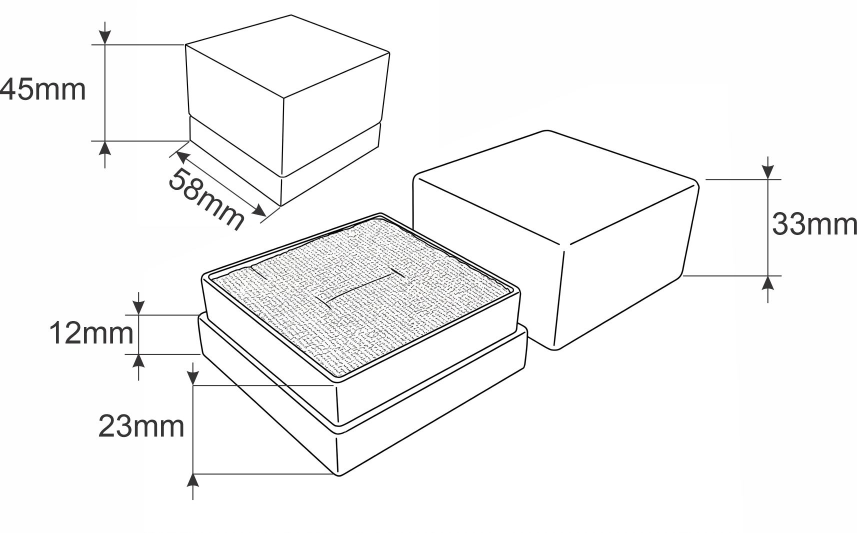
#> input picture R3 Ring Box technical drawing.jpg, 1714 x 1065 px (shown at 1/2 size); the run also reads 1 picture not shown here
$ python generate_catalog.py
#> lines starting #> are read from the running program, lines starting #| are printed output that depends on the picture
"""
generate_catalog.py
Builds pricelist-catalog.html and compiles Blosbox-Jewellery-Pricelist.pdf using Headless Chrome/Edge.
Strictly 4 A4 pages (divisible by 4), ordered from smallest to largest box.

Specifications:
- Catalog Name: "Jewellery & Watch Box Pricelist"
- Header on EVERY page corresponds to website header style (#302C27 dark band, gold accents, white text, Blosbox logo)
- Displays "Jewellery & Watch Box Pricelist" in the header of every page
- Category 1 (Textured & Pearl): Dark Brown (#2D2825) 2-row swatch showcase
- Category 2 (Luxe Finishes): Kraft (#9E826B) 1-row swatch showcase
- Product cards pricing boxes match category background colors with negative white text
"""

import os
import io
import base64
import math
import subprocess
from PIL import Image

WORKSPACE_DIR = os.path.dirname(os.path.abspath(__file__))

def get_b64(rel_path, max_dim=600, quality=90):
    abs_path = os.path.join(WORKSPACE_DIR, rel_path)
    if not os.path.exists(abs_path):
        print(f"Warning: File not found: {abs_path}")
        return ""
    try:
        img = Image.open(abs_path)
        img.thumbnail((max_dim, max_dim), Image.Resampling.LANCZOS)
        buf = io.BytesIO()
        if img.mode in ('RGBA', 'LA') or (img.mode == 'P' and 'transparency' in img.info):
            img.save(buf, format='PNG', optimize=True)
            mime = 'image/png'
        else:
            if img.mode != 'RGB':
                img = img.convert('RGB')
            img.save(buf, format='JPEG', quality=quality, optimize=True)
            mime = 'image/jpeg'
        return f'data:{mime};base64,' + base64.b64encode(buf.getvalue()).decode()
    except Exception as e:
        print(f"Error encoding {abs_path}: {e}")
        return ""

def generate_box_svg(width, length, height, box_id):
    W = float(width)
    L = float(length)
    H = float(height)

    cos30 = 0.86602540378
    sin30 = 0.5

    projW = (W + L) * cos30
    projH = (W + L) * sin30 + H

    # Scaling so the 3D wireframe box fits with ample clearance for outside dimensions
    scale = min(220.0 / projW, 120.0 / projH)

    sW = W * scale
    sL = L * scale
    sH = H * scale

    p2x = 160.0
    p2y = 75.0

    p3x = p2x - sW * cos30
    p3y = p2y - sW * sin30

    p1x = p2x + sL * cos30
    p1y = p2y - sL * sin30

    p0x = p3x + sL * cos30
    p0y = p3y - sL * sin30

    b3x = p3x
    b3y = p3y + sH

    b2x = p2x
    b2y = p2y + sH

    b1x = p1x
    b1y = p1y + sH

    lidRatio = 0.35
    if box_id == 'r3':
        lidRatio = 33.0 / 45.0
    elif box_id == 'rlux':
        lidRatio = 60.0 / 78.0
    elif box_id == 'watch-box':
        lidRatio = 85.0 / 110.0

    lidH = max(sH * lidRatio, 5.0)
    l3x, l3y = p3x, p3y + lidH
    l2x, l2y = p2x, p2y + lidH
    l1x, l1y = p1x, p1y + lidH

    # Dimensions lines
    distLeft = 26.0
    nLx = -sin30
    nLy = cos30
    dimLx1 = b3x + nLx * distLeft
    dimLy1 = b3y + nLy * distLeft
    dimLx2 = b2x + nLx * distLeft
    dimLy2 = b2y + nLy * distLeft
    textLx = (dimLx1 + dimLx2) / 2.0 + nLx * 15.0
    textLy = (dimLy1 + dimLy2) / 2.0 + nLy * 15.0 + 4.0

    distRight = 26.0
    nRx = sin30
    nRy = cos30
    dimRx1 = b2x + nRx * distRight
    dimRy1 = b2y + nRy * distRight
    dimRx2 = b1x + nRx * distRight
    dimRy2 = b1y + nRy * distRight
    textRx = (dimRx1 + dimRx2) / 2.0 + nRx * 15.0
    textRy = (dimRy1 + dimRy2) / 2.0 + nRx * 15.0 + 4.0

    distH = 24.0
    dimHx = p1x + distH
    dimHy1 = p1y
    dimHy2 = b1y
    textHx = dimHx + 8.0
    textHy = (dimHy1 + dimHy2) / 2.0 + 4.0

    allX = [
        p0x, p1x, p2x, p3x, b1x, b2x, b3x,
        dimLx1, dimLx2, dimRx1, dimRx2, dimHx,
        textLx - 22.0, textLx + 22.0,
        textRx - 22.0, textRx + 22.0,
        textHx, textHx + 38.0
    ]
    allY = [
        p0y, p1y, p2y, p3y, b1y, b2y, b3y,
        dimLy1, dimLy2, dimRy1, dimRy2, dimHy1, dimHy2,
        textLy - 11.0, textLy + 5.0,
        textRy - 11.0, textRy + 5.0,
        textHy - 11.0, textHy + 5.0
    ]

    pad = 10.0
    minX = math.floor(min(allX) - pad)
    maxX = math.ceil(max(allX) + pad)
    minY = math.floor(min(allY) - pad)
    maxY = math.ceil(max(allY) + pad)
    vbW = maxX - minX
    vbH = maxY - minY

    marker_id_start = f"dim-arr-s-{box_id}"
    marker_id_end = f"dim-arr-e-{box_id}"

    svg = f'''<svg viewBox="{minX} {minY} {vbW} {vbH}" xmlns="http://www.w3.org/2000/svg" class="box-svg">
      <defs>
        <marker id="{marker_id_start}" viewBox="0 0 10 10" refX="2" refY="5" markerWidth="5" markerHeight="5" orient="auto-start-reverse">
          <path d="M 8 1.5 L 2 5 L 8 8.5" fill="none" stroke="#222222" stroke-width="1.3" stroke-linecap="round" stroke-linejoin="round"/>
        </marker>
        <marker id="{marker_id_end}" viewBox="0 0 10 10" refX="8" refY="5" markerWidth="5" markerHeight="5" orient="auto">
          <path d="M 2 1.5 L 8 5 L 2 8.5" fill="none" stroke="#222222" stroke-width="1.3" stroke-linecap="round" stroke-linejoin="round"/>
        </marker>
      </defs>
      <polygon points="{p3x:.1f},{p3y:.1f} {p2x:.1f},{p2y:.1f} {b2x:.1f},{b2y:.1f} {b3x:.1f},{b3y:.1f}" fill="#FFFFFF" stroke="#222222" stroke-width="1.2" stroke-linejoin="round"/>
      <polygon points="{p1x:.1f},{p1y:.1f} {p2x:.1f},{p2y:.1f} {b2x:.1f},{b2y:.1f} {b1x:.1f},{b1y:.1f}" fill="#F6F6F6" stroke="#222222" stroke-width="1.2" stroke-linejoin="round"/>
      <polyline points="{l3x:.1f},{l3y:.1f} {l2x:.1f},{l2y:.1f} {l1x:.1f},{l1y:.1f}" fill="none" stroke="#222222" stroke-width="1.2" stroke-linejoin="round"/>
      <polygon points="{p0x:.1f},{p0y:.1f} {p1x:.1f},{p1y:.1f} {p2x:.1f},{p2y:.1f} {p3x:.1f},{p3y:.1f}" fill="#FFFFFF" stroke="#222222" stroke-width="1.2" stroke-linejoin="round"/>
      <line x1="{dimLx1:.1f}" y1="{dimLy1:.1f}" x2="{dimLx2:.1f}" y2="{dimLy2:.1f}" stroke="#333333" stroke-width="0.9" marker-start="url(#{marker_id_start})" marker-end="url(#{marker_id_end})"/>
      <text x="{textLx:.1f}" y="{textLy:.1f}" font-family="'Outfit', sans-serif" font-size="11" font-weight="600" fill="#111111" text-anchor="middle">{int(W)}mm</text>
      <line x1="{dimRx1:.1f}" y1="{dimRy1:.1f}" x2="{dimRx2:.1f}" y2="{dimRy2:.1f}" stroke="#333333" stroke-width="0.9" marker-start="url(#{marker_id_start})" marker-end="url(#{marker_id_end})"/>
      <text x="{textRx:.1f}" y="{textRy:.1f}" font-family="'Outfit', sans-serif" font-size="11" font-weight="600" fill="#111111" text-anchor="middle">{int(L)}mm</text>
      <line x1="{dimHx:.1f}" y1="{dimHy1:.1f}" x2="{dimHx:.1f}" y2="{dimHy2:.1f}" stroke="#333333" stroke-width="0.9" marker-start="url(#{marker_id_start})" marker-end="url(#{marker_id_end})"/>
      <text x="{textHx:.1f}" y="{textHy:.1f}" font-family="'Outfit', sans-serif" font-size="11" font-weight="600" fill="#111111" text-anchor="start">{int(H)}mm</text>
    </svg>'''
    return svg

def main():
    print("Pre-encoding logo and blueprints...")
    logo_b64 = get_b64("Logo.png", 500)
    r3_box_drawing_b64 = get_b64("R3 Ring Box technical drawing.jpg", 600)
#> call 2 of get_b64, with rel_path = 'R3 Ring Box technical drawing.jpg', max_dim = 600, quality = 90
#> in get_b64, img is the input picture: PIL image 1714x1065 RGB; mean R, G, B 246.3, 246.3, 246.3
#> in get_b64 (call 2), `img.thumbnail((max_dim, max_dim), Image.Resampling.LANCZOS)`:
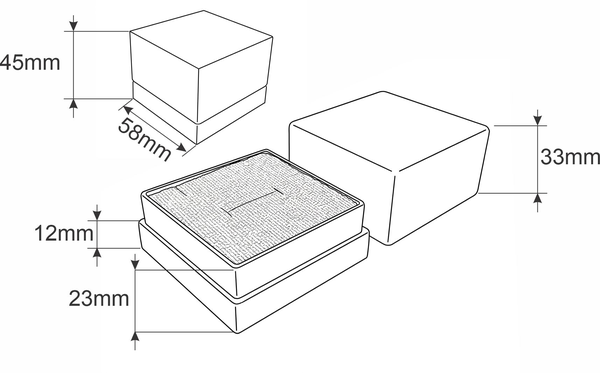
#> img: PIL image 600x373 RGB; mean R, G, B 245.9, 245.9, 245.8
    proposal_box_drawing_b64 = get_b64("Proposal ring box tecnical drawing.jpg", 600)
#> call 3 of get_b64, with rel_path = 'Proposal ring box tecnical drawing.jpg', max_dim = 600, quality = 90
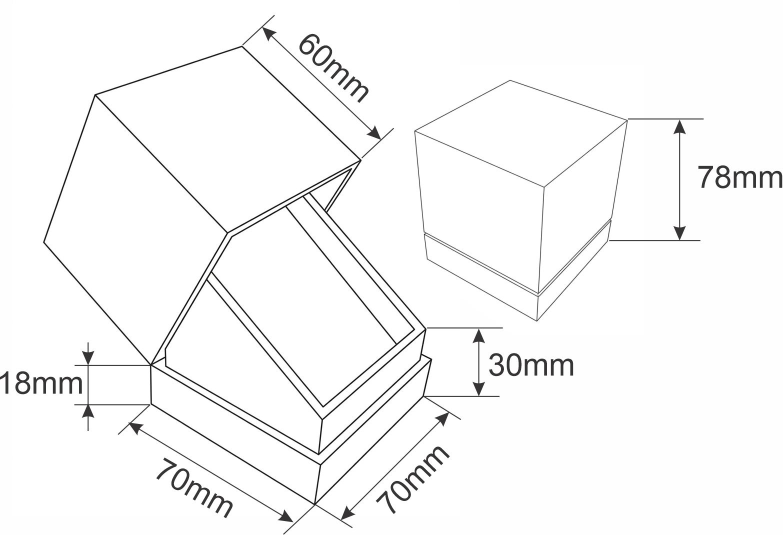
#> input picture Proposal ring box tecnical drawing.jpg, 1565 x 1070 px (shown at 1/2 size)
#> in get_b64, img is the input picture: PIL image 1565x1070 RGB; mean R, G, B 248.2, 248.2, 248.2
#> in get_b64 (call 3), `img.thumbnail((max_dim, max_dim), Image.Resampling.LANCZOS)`:
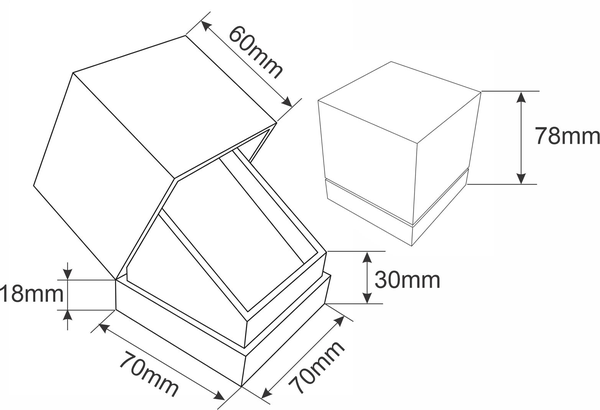
#> img: PIL image 600x410 RGB; mean R, G, B 247.8, 247.8, 247.8
    watch_box_drawing_b64 = get_b64("Watch box tecnical drawing.jpg", 600)
#> call 4 of get_b64, with rel_path = 'Watch box tecnical drawing.jpg', max_dim = 600, quality = 90
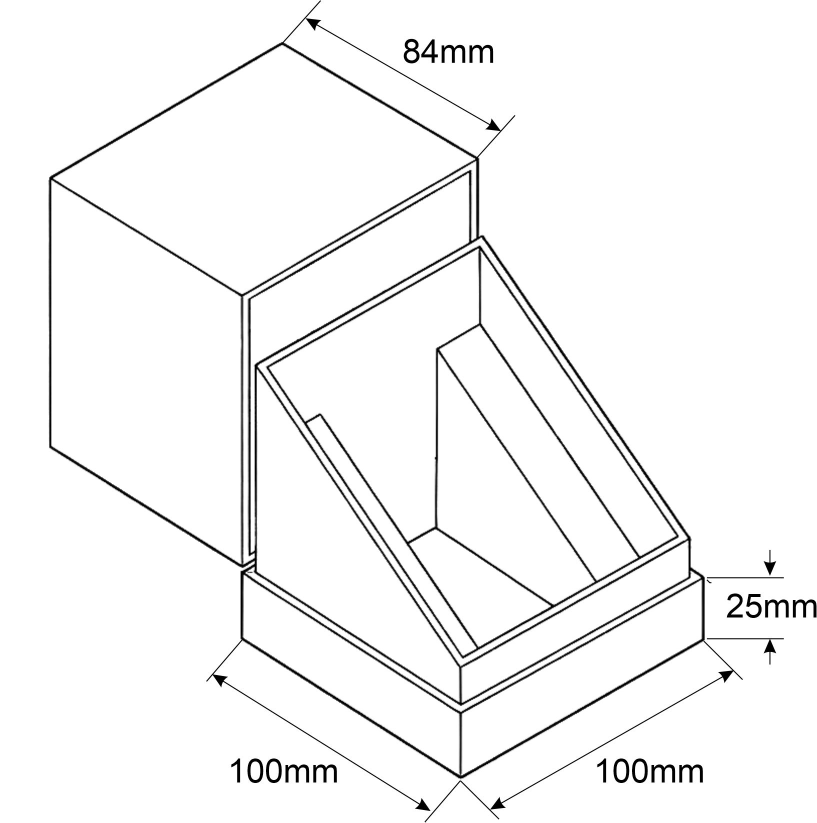
#> input picture Watch box tecnical drawing.jpg, 1634 x 1645 px (shown at 1/2 size)
#> in get_b64, img is the input picture: PIL image 1634x1645 CMYK; min 0, max 255, mean 246.3
#> (the rest of the program and of its run is left out)
